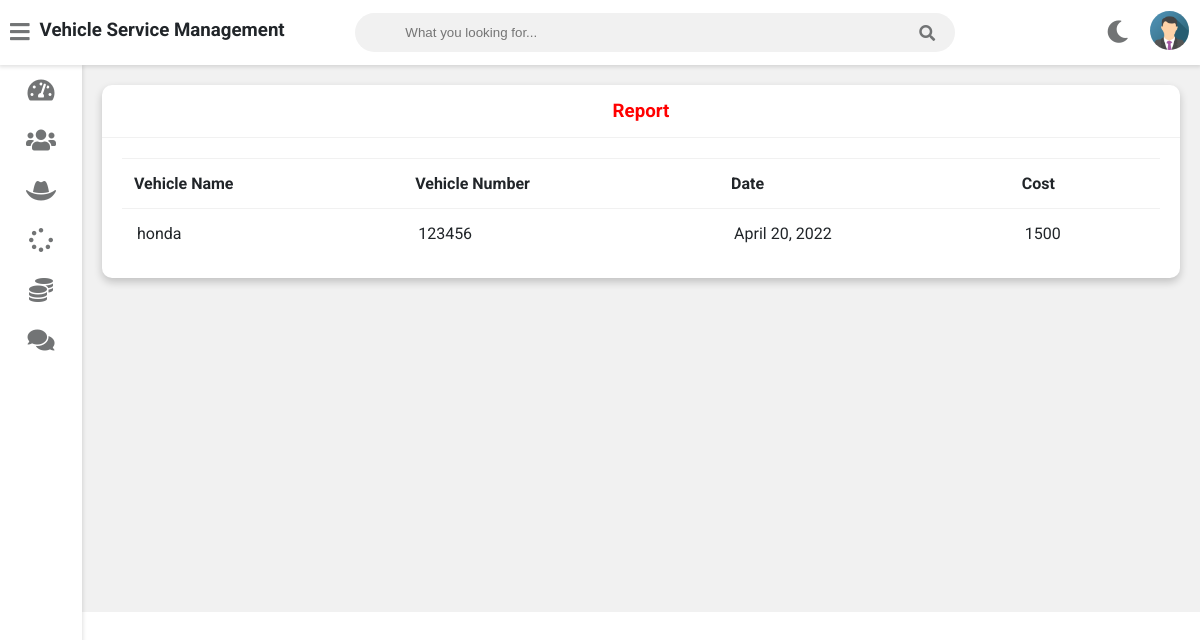
Screenshot of /admin-report (signed in) with the database file from the repository.
### vehicle/models.py (models this page shows, shortened)
class Request(models.Model):
    cat=(('two wheeler with gear','two wheeler with gear'),('two wheeler without gear','two wheeler without gear'),('three wheeler','three wheeler'),('four wheeler','four wheeler'))
    category=models.CharField(max_length=50,choices=cat)
    vehicle_no=models.PositiveIntegerField(null=False)
    vehicle_name = models.CharField(max_length=40,null=False)
    vehicle_model = models.CharField(max_length=40,null=False)
    vehicle_brand = models.CharField(max_length=40,null=False)
    problem_description = models.CharField(max_length=500,null=False)
    date=models.DateField(auto_now=True)
    cost=models.PositiveIntegerField(null=True)
    customer=models.ForeignKey('Customer', on_delete=models.CASCADE,null=True)
    mechanic=models.ForeignKey('Mechanic',on_delete=models.CASCADE,null=True)
    stat=(('Pending','Pending'),('Approved','Approved'),('Repairing','Repairing'),('Repairing Done','Repairing Done'),('Released','Released'))
    status=models.CharField(max_length=50,choices=stat,default='Pending',null=True)

### vehicle/views.py (the view)
# urls.py: path('admin-report', views.admin_report_view,name='admin-report'),
@login_required(login_url='adminlogin')
def admin_report_view(request):
    reports=models.Request.objects.all().filter(Q(status="Repairing Done") | Q(status="Released"))
    dict={
        'reports':reports,
    }
    return render(request,'vehicle/admin_report.html',context=dict)

### templates/vehicle/admin_report.html
{% extends 'vehicle/adminbase.html' %}
{% block content %}
	<div class="wrapper">
		<div class="row">
			<div class="col-12 col-m-12 col-sm-12">
				<div class="card">
					<div class="card-header">
						<h3 style="color:red; text-align:center" >Report
						</h3>
					</div>
					<div class="card-content">
						<table>
							<thead>
                <tr>
                  <th>Vehicle Name</th>
                  <th>Vehicle Number</th>
                  <th>Date</th>
                  <th>Cost</th>
                </tr>
							</thead>
							<tbody>
                {% for r in reports %}
                <tr>
                  <td> {{r.vehicle_name}}</td>
                  <td> {{r.vehicle_no}}</td>
                  <td>{{r.date}}</td>
                  <td>{{r.cost}}</td>
                </tr>
                {% endfor %}
							</tbody>
						</table>
					</div>
				</div>
			</div>
		</div>
<br><br><br><br><br><br><br><br><br><br><br><br><br><br><br><br>
	</div>
{% endblock content %}

### static/style.css (style rules this page uses)
:root { --primary-color: #4834d4; --success-color: #6ab04c; --warning-color: #f0932b; --danger-color: #eb4d4b; --light-color: #212529; --light-second-color: #727475; --light-background: #ffffff; --light-second-background: #f1f1f1; --dark-color: #909090; --dark-second-color: #f5f6fa; --dark-background: #23242D; --dark-second-background: #181818; }
.light { --main-bg-color: var(--light-background); --second-bg-color: var(--light-second-background); --main-color: var(--light-color); --second-color: var(--light-second-color); }
* { box-sizing: border-box; }
body { font-family: 'Roboto', sans-serif; background: var(--main-bg-color); color: var(--main-color); margin: 0; }
.wrapper { padding: 10px; margin-left: 82px; padding-top: 75px; background: var(--second-bg-color); transition: margin-left .5s; }
.row { display: flex; flex-wrap: wrap; flex-direction: row; }
.row:after, .row:before { box-sizing: border-box; }
[class*="col-"] { padding: 10px; }
@media only screen and (min-width: 600px) { .col-sm-12 { width: 100%; } }
@media only screen and (min-width: 768px) { .col-m-12 { width: 100%; } }
@media only screen and (min-width: 992px) { .col-12 { width: 100%; } }
.card { background: var(--main-bg-color); color: var(--main-color); border-radius: 10px; margin-bottom: 10px; box-shadow: 0 4px 8px 0 rgba(0,0,0,0.2); }
.card-header { padding: 15px 30px; border-bottom: 1px solid var(--second-bg-color); position: relative; }
.card-header h3 { margin: 0; }
.card-content { padding: 20px; overflow-x: auto; }
table { border-collapse: collapse; width: 100%; }
table td { border-top: 1px solid var(--second-bg-color); padding: 15px; }
table th { border-top: 1px solid var(--second-bg-color); border-bottom: 1px solid var(--second-bg-color); padding: 15px 12px; text-align: left; }

### rows the page displays
Request: vehicle_name "honda", vehicle_no "123456", date "April 20, 2022", cost "1500"
